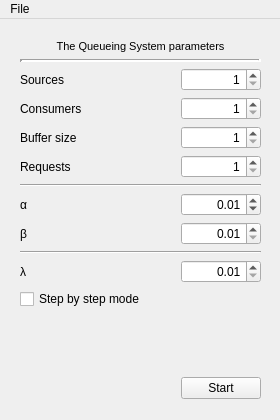
<?xml version="1.0" encoding="UTF-8"?>
<ui version="4.0">
 <class>MainWindow</class>
 <widget class="QMainWindow" name="MainWindow">
  <property name="geometry">
   <rect>
    <x>0</x>
    <y>0</y>
    <width>280</width>
    <height>420</height>
   </rect>
  </property>
  <property name="sizePolicy">
   <sizepolicy hsizetype="Minimum" vsizetype="Minimum">
    <horstretch>0</horstretch>
    <verstretch>0</verstretch>
   </sizepolicy>
  </property>
  <property name="minimumSize">
   <size>
    <width>280</width>
    <height>420</height>
   </size>
  </property>
  <property name="maximumSize">
   <size>
    <width>280</width>
    <height>420</height>
   </size>
  </property>
  <property name="windowTitle">
   <string>The Queueing System</string>
  </property>
  <widget class="QWidget" name="centralWidget">
   <widget class="QWidget" name="gridLayoutWidget">
    <property name="geometry">
     <rect>
      <x>10</x>
      <y>10</y>
      <width>261</width>
      <height>381</height>
     </rect>
    </property>
    <layout class="QGridLayout" name="gridLayout">
     <property name="leftMargin">
      <number>10</number>
     </property>
     <property name="rightMargin">
      <number>10</number>
     </property>
     <property name="horizontalSpacing">
      <number>6</number>
     </property>
     <item row="13" column="1">
      <widget class="QPushButton" name="btnStart">
       <property name="text">
        <string>Start</string>
       </property>
      </widget>
     </item>
     <item row="10" column="1">
      <widget class="QDoubleSpinBox" name="spinLambda">
       <property name="alignment">
        <set>Qt::AlignRight|Qt::AlignTrailing|Qt::AlignVCenter</set>
       </property>
       <property name="decimals">
        <number>2</number>
       </property>
       <property name="minimum">
        <double>0.010000000000000</double>
       </property>
       <property name="maximum">
        <double>99.989999999999995</double>
       </property>
       <property name="singleStep">
        <double>0.010000000000000</double>
       </property>
       <property name="value">
        <double>0.010000000000000</double>
       </property>
      </widget>
     </item>
     <item row="0" column="0" colspan="2">
      <widget class="QLabel" name="lblSettingTitle">
       <property name="font">
        <font>
         <pointsize>8</pointsize>
        </font>
       </property>
       <property name="frameShape">
        <enum>QFrame::NoFrame</enum>
       </property>
       <property name="text">
        <string>The Queueing System parameters</string>
       </property>
       <property name="alignment">
        <set>Qt::AlignCenter</set>
       </property>
      </widget>
     </item>
     <item row="1" column="0" colspan="2">
      <widget class="Line" name="line">
       <property name="frameShadow">
        <enum>QFrame::Sunken</enum>
       </property>
       <property name="lineWidth">
        <number>3</number>
       </property>
       <property name="orientation">
        <enum>Qt::Horizontal</enum>
       </property>
      </widget>
     </item>
     <item row="6" column="0" colspan="2">
      <widget class="Line" name="line_2">
       <property name="orientation">
        <enum>Qt::Horizontal</enum>
       </property>
      </widget>
     </item>
     <item row="10" column="0">
      <widget class="QLabel" name="lblLambda">
       <property name="text">
        <string>λ</string>
       </property>
      </widget>
     </item>
     <item row="3" column="1">
      <widget class="QSpinBox" name="spinCnmrs">
       <property name="maximumSize">
        <size>
         <width>80</width>
         <height>16777215</height>
        </size>
       </property>
       <property name="alignment">
        <set>Qt::AlignRight|Qt::AlignTrailing|Qt::AlignVCenter</set>
       </property>
       <property name="minimum">
        <number>1</number>
       </property>
       <property name="maximum">
        <number>1000</number>
       </property>
       <property name="value">
        <number>1</number>
       </property>
      </widget>
     </item>
     <item row="2" column="0">
      <widget class="QLabel" name="lblSources">
       <property name="cursor">
        <cursorShape>ArrowCursor</cursorShape>
       </property>
       <property name="text">
        <string>Sources</string>
       </property>
      </widget>
     </item>
     <item row="12" column="0">
      <spacer name="verticalSpacer">
       <property name="orientation">
        <enum>Qt::Vertical</enum>
       </property>
       <property name="sizeHint" stdset="0">
        <size>
         <width>20</width>
         <height>40</height>
        </size>
       </property>
      </spacer>
     </item>
     <item row="2" column="1">
      <widget class="QSpinBox" name="spinSrcs">
       <property name="maximumSize">
        <size>
         <width>80</width>
         <height>16777215</height>
        </size>
       </property>
       <property name="alignment">
        <set>Qt::AlignRight|Qt::AlignTrailing|Qt::AlignVCenter</set>
       </property>
       <property name="minimum">
        <number>1</number>
       </property>
       <property name="maximum">
        <number>1000</number>
       </property>
       <property name="value">
        <number>1</number>
       </property>
      </widget>
     </item>
     <item row="4" column="0">
      <widget class="QLabel" name="lblBuffer">
       <property name="text">
        <string>Buffer size</string>
       </property>
      </widget>
     </item>
     <item row="9" column="0" colspan="2">
      <widget class="Line" name="line_5">
       <property name="orientation">
        <enum>Qt::Horizontal</enum>
       </property>
      </widget>
     </item>
     <item row="8" column="0">
      <widget class="QLabel" name="lblBeta">
       <property name="text">
        <string>β</string>
       </property>
      </widget>
     </item>
     <item row="7" column="0">
      <widget class="QLabel" name="lblAlpha">
       <property name="text">
        <string>α</string>
       </property>
      </widget>
     </item>
     <item row="7" column="1">
      <widget class="QDoubleSpinBox" name="spinAlpha">
       <property name="alignment">
        <set>Qt::AlignRight|Qt::AlignTrailing|Qt::AlignVCenter</set>
       </property>
       <property name="minimum">
        <double>0.000000000000000</double>
       </property>
       <property name="singleStep">
        <double>0.010000000000000</double>
       </property>
       <property name="value">
        <double>0.010000000000000</double>
       </property>
      </widget>
     </item>
     <item row="12" column="1">
      <spacer name="verticalSpacer_3">
       <property name="orientation">
        <enum>Qt::Vertical</enum>
       </property>
       <property name="sizeHint" stdset="0">
        <size>
         <width>20</width>
         <height>40</height>
        </size>
       </property>
      </spacer>
     </item>
     <item row="11" column="0" colspan="2">
      <widget class="QCheckBox" name="chkBoxStepByStep">
       <property name="layoutDirection">
        <enum>Qt::LeftToRight</enum>
       </property>
       <property name="text">
        <string>Step by step mode</string>
       </property>
      </widget>
     </item>
     <item row="8" column="1">
      <widget class="QDoubleSpinBox" name="spinBeta">
       <property name="alignment">
        <set>Qt::AlignRight|Qt::AlignTrailing|Qt::AlignVCenter</set>
       </property>
       <property name="minimum">
        <double>0.010000000000000</double>
       </property>
       <property name="singleStep">
        <double>0.010000000000000</double>
       </property>
       <property name="value">
        <double>0.010000000000000</double>
       </property>
      </widget>
     </item>
     <item row="3" column="0">
      <widget class="QLabel" name="lblConsumers">
       <property name="text">
        <string>Consumers</string>
       </property>
      </widget>
     </item>
     <item row="4" column="1">
      <widget class="QSpinBox" name="spinBuffer">
       <property name="maximumSize">
        <size>
         <width>80</width>
         <height>16777215</height>
        </size>
       </property>
       <property name="alignment">
        <set>Qt::AlignRight|Qt::AlignTrailing|Qt::AlignVCenter</set>
       </property>
       <property name="minimum">
        <number>1</number>
       </property>
       <property name="maximum">
        <number>1000</number>
       </property>
       <property name="value">
        <number>1</number>
       </property>
      </widget>
     </item>
     <item row="5" column="0">
      <widget class="QLabel" name="lblRequests">
       <property name="text">
        <string>Requests</string>
       </property>
      </widget>
     </item>
     <item row="5" column="1">
      <widget class="QSpinBox" name="spinReqs">
       <property name="maximumSize">
        <size>
         <width>80</width>
         <height>16777215</height>
        </size>
       </property>
       <property name="alignment">
        <set>Qt::AlignRight|Qt::AlignTrailing|Qt::AlignVCenter</set>
       </property>
       <property name="minimum">
        <number>1</number>
       </property>
       <property name="maximum">
        <number>1000000</number>
       </property>
       <property name="value">
        <number>1</number>
       </property>
      </widget>
     </item>
    </layout>
   </widget>
  </widget>
  <widget class="QMenuBar" name="menuBar">
   <property name="geometry">
    <rect>
     <x>0</x>
     <y>0</y>
     <width>280</width>
     <height>21</height>
    </rect>
   </property>
   <widget class="QMenu" name="menuAbout">
    <property name="title">
     <string>File</string>
    </property>
    <addaction name="actionDefaultSettings"/>
    <addaction name="actionAbout"/>
    <addaction name="separator"/>
    <addaction name="actionExit"/>
   </widget>
   <addaction name="menuAbout"/>
  </widget>
  <action name="actionDefaultSettings">
   <property name="text">
    <string>Default settings</string>
   </property>
  </action>
  <action name="actionExit">
   <property name="text">
    <string>Exit</string>
   </property>
  </action>
  <action name="actionAbout">
   <property name="text">
    <string>About</string>
   </property>
  </action>
 </widget>
 <layoutdefault spacing="6" margin="11"/>
 <resources/>
 <connections/>
</ui>
